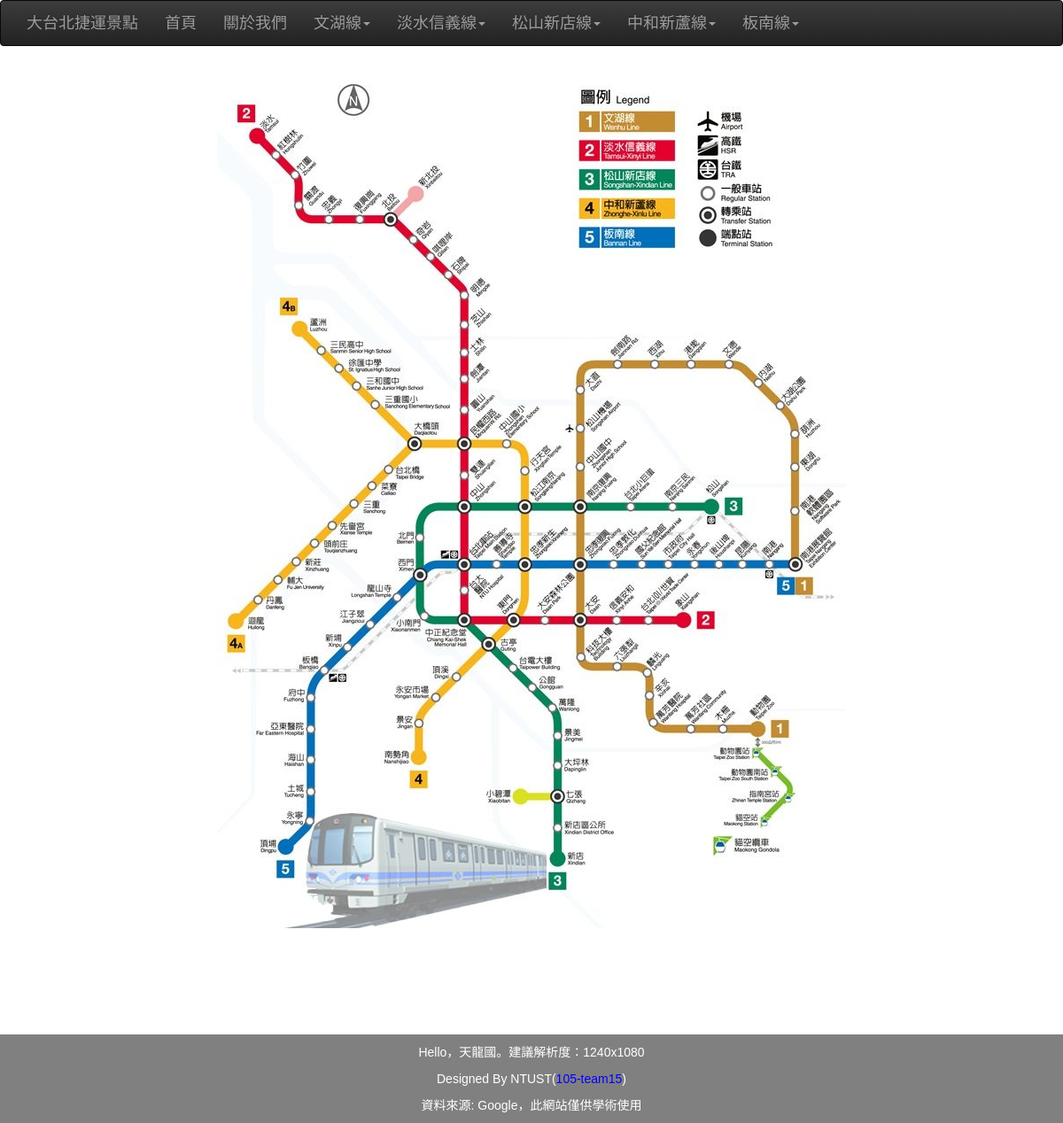
The app's page /MRT/home with its own data.
### MRTapps/models.py (models this page shows, shortened)
class MRTLines(models.Model):
    line_name = models.CharField(max_length=10)

### MRTapps/views.py (the view)
def home(request):
    return render_to_response('home.html', {'lines': MRTLines.objects.all()})

### templates/home.html (shortened to what this page needs)
 <!DOCTYPE html>
 <html lang="en">
 {% load staticfiles %}
    <head>
        <link href="{% static 'dist/css/bootstrap.min.css' %}" rel="stylesheet">
        <link href="{% static 'dist/css/bootstrap-theme.min.css' %}" rel="stylesheet">
        <link href="{% static 'dist/css/mrt.css' %}" rel="stylesheet">
        <link href="{% static 'dist/css/wrapper.css' %}" rel="stylesheet">
    </head>
    <body role="content">
        <div id="id_wrapper">
            <div id="id_header">
                <nav class="navbar navbar-inverse topmenu">
                    <div class="container">
                        <div class="navbar-header">
                            <a class="navbar-brand" href="home">大台北捷運景點</a>
                        </div>
                        <div class="navbar-collapse collapse">
                            <ul class="nav navbar-nav">
                                <li><a href="{% url 'home' %}">首頁</a></li>
                                <li><a href="{% url 'about' %}">關於我們</a></li>
                                {% for d_line in lines %}
                                <li class="dropdown">
                                    <a href="#" class="dropdown-toggle" data-toggle="dropdown" role="button" aria-expanded="false">
                                        {{ d_line.line_name }}<span class="caret"></span>
                                    </a>
                                </li>
                                {% endfor %}
                            </ul>
                        </div>
                    </div>
                </nav>
            </div>
            <div id="id_content">
                <div style="text-align:center;">
                    <p>
                        <img border="1" src="{% static 'imgs/台北捷運路線圖.jpg' %}" usemap="#FPMap1" alt="路網圖" width="710">
                    </p>
                </div>
            </div>
            <footer id="id_footer" >
                <div class="contentner text-center" >
                    <p style="color:white">Hello，天龍國。建議解析度：1240x1080</p>
                    <p style="color:white">Designed By NTUST(<a href="about" style="color:blue">105-team15</a>)</p>
                    <p style="color:white">資料來源: Google，此網站僅供學術使用</p>
                </div>
            </footer>
        </div>
    </body>
</html>

### records on screen
MRTLines: line_name "文湖線"
MRTLines: line_name "淡水信義線"
MRTLines: line_name "松山新店線"
MRTLines: line_name "中和新蘆線"
MRTLines: line_name "板南線"
